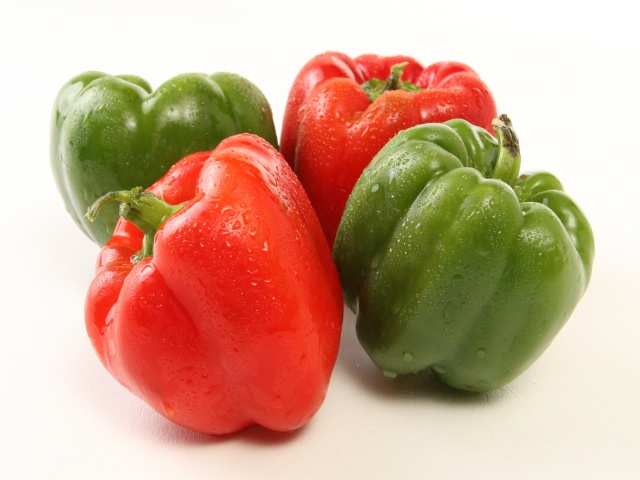
#> input picture pynq_dpu/edge/notebooks/img/bellpeppe-994958.JPEG, 640 x 480 px; its folder holds only this picture in this run
$ jupyter execute --allow-errors dpu_resnet50.ipynb   (shell and % lines are left out)
#> lines starting #> are read from the running program, lines starting #| are printed output that depends on the picture
#> call 2 of run, with image_index = 0, display = False
# DPU example: Resnet50
----

## Aim/s
* This notebooks shows an example of DPU applications. The application,as well as the DPU IP, is pulled from the official
[Vitis AI Github Repository](https://github.com/Xilinx/Vitis-AI).

## References
* [Vitis AI Github Repository](https://www.xilinx.com/products/design-tools/vitis/vitis-ai.html).

## Last revised
* Mar 3, 2021
    * Initial revision
----

## 1. Prepare the overlay
We will download the overlay onto the board.

The `load_model()` method will automatically prepare the `graph`
which is used by VART.

[cell 1]
from pynq_dpu import DpuOverlay
#> (the rest of this cell did not finish here and is left out)

<div class="alert alert-heading alert-info">
Starting from Vitis AI 1.3, xmodel files will be used as the models
instead of elf files.
</div>

## 2. Utility functions

In this section, we will prepare a few functions for later use.

[cell 2]
import os
import time
import numpy as np
import cv2
import matplotlib.pyplot as plt

Let's first define a few useful preprocessing functions. These functions
will make sure the DPU can take input images with arbitrary sizes.

[cell 3]
_R_MEAN = 123.68
_G_MEAN = 116.78
_B_MEAN = 103.94

MEANS = [_B_MEAN,_G_MEAN,_R_MEAN]

def resize_shortest_edge(image, size):
#> called with size = 256
    H, W = image.shape[:2]
#> H = 480; W = 640
    if H >= W:
        nW = size
        nH = int(float(H)/W * size)
    else:
        nH = size
        nW = int(float(W)/H * size)
#> nW = 341
    return cv2.resize(image,(nW,nH))

def mean_image_subtraction(image, means):
    B, G, R = cv2.split(image)
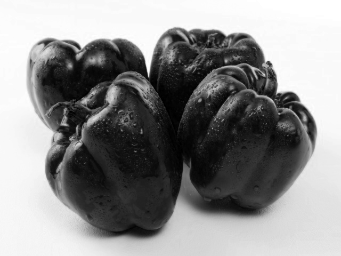
#> B: shape (256, 341); min 0, max 255, mean 141.7
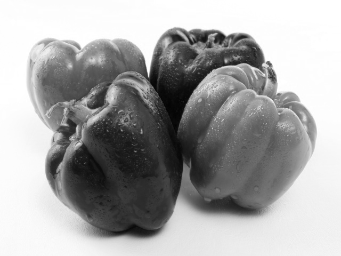
#> G: shape (256, 341); min 3, max 255, mean 167
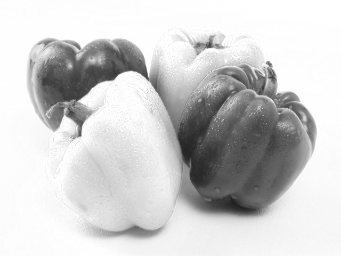
#> R: shape (256, 341); min 31, max 255, mean 205.9
    B = B - means[0]
    G = G - means[1]
    R = R - means[2]
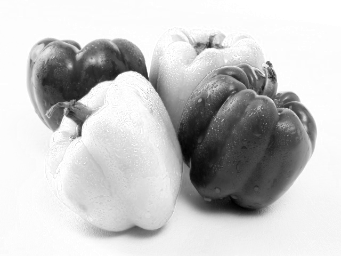
#> R: shape (256, 341) float64; min -92.68, max 131.3, mean 82.3; drawn with min black and max white
    image = cv2.merge([R, G, B])
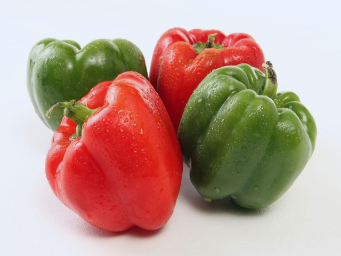
#> image: shape (256, 341, 3) float64; mean R, G, B 82.3, 50.2, 37.8; drawn with min black and max white
    return image

def BGR2RGB(image):
    B, G, R = cv2.split(image)
    image = cv2.merge([R, G, B])
    return image

def central_crop(image, crop_height, crop_width):
#> called with crop_height = 224, crop_width = 224
    image_height = image.shape[0]
#> image_height = 256
    image_width = image.shape[1]
#> image_width = 341
    offset_height = (image_height - crop_height) // 2
#> offset_height = 16
    offset_width = (image_width - crop_width) // 2
#> offset_width = 58
    return image[offset_height:offset_height + crop_height, offset_width:
                 offset_width + crop_width, :]
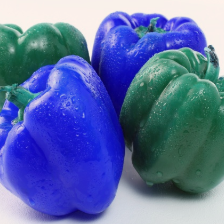
#> returned value: shape (224, 224, 3) float64; mean of channels 0, 1, 2 59, 0.7, -19.4; drawn with min black and max white

def normalize(image):
    image=image/256.0
    image=image-0.5
    image=image*2
    return image

def preprocess_fn(image, crop_height = 224, crop_width = 224):
    image = resize_shortest_edge(image, 256)
    image = mean_image_subtraction(image, MEANS)
    image = central_crop(image, crop_height, crop_width)
    return image

We will also define a few functions to calculate softmax and provide
the output class after running a DPU task.

[cell 4]
def calculate_softmax(data):
    result = np.exp(data)
    return result

def predict_label(softmax):
    with open("img/words.txt", "r") as f:
        lines = f.readlines()
    return lines[np.argmax(softmax)-1]

Keep in mind that our original images are 640x480 so we need to preprocess them
later to make sure it fits our model.

[cell 5]
image_folder = 'img'
original_images = [i for i in os.listdir(image_folder) if i.endswith("JPEG")]
total_images = len(original_images)

## 3. Use VART
Now we should be able to use VART to do image classification.

#> (a cell that did not finish here is left out)

We can define a few buffers to store input and output data. They will be reused
during multiple runs.

#> (a cell that did not finish here is left out)

Remember that we have a list of `original_images`.
We can now define a new function `run()` which takes the image index as
the input, and calculate the softmax as the classification result.
With the argument `display` set to `True`, the original image as well as the
predicted label can be rendered.

It is obvious that the range of `image_index` should be [0, `total_images`-1].

[cell 8]
def run(image_index, display=False):
    preprocessed = preprocess_fn(cv2.imread(
        os.path.join(image_folder, original_images[image_index])))
    image[0,...] = preprocessed.reshape(shapeIn[1:])
    job_id = dpu.execute_async(input_data, output_data)
    dpu.wait(job_id)
    temp = [j.reshape(1, outputSize) for j in output_data]
    softmax = calculate_softmax(temp[0][0])
    if display:
        display_image = cv2.imread(os.path.join(
            image_folder, original_images[image_index]))
        _, ax = plt.subplots(1)
        _ = ax.imshow(cv2.cvtColor(display_image, cv2.COLOR_BGR2RGB))
        print("Classification: {}".format(predict_label(softmax)))

$ run again, on pynq_dpu/edge/notebooks/img/irishterrier-696543.JPEG
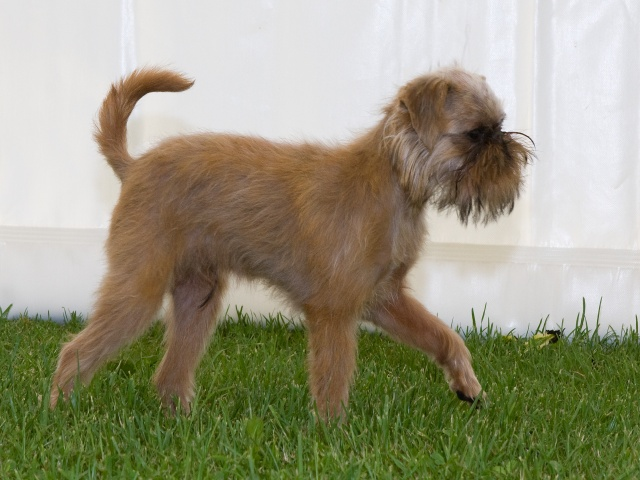
#> input picture pynq_dpu/edge/notebooks/img/irishterrier-696543.JPEG, 640 x 480 px
#> H = 480; W = 640
#> nW = 341
#> in mean_image_subtraction, `B, G, R = cv2.split(image)`:
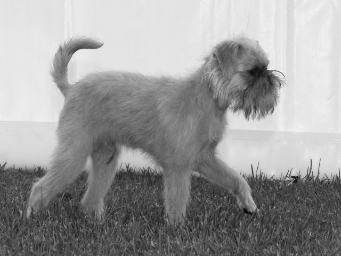
#> R: shape (256, 341); min 7, max 244, mean 153.5
#> in central_crop, `return image[offset_height:offset_height + crop_height, offset_width: ..`:
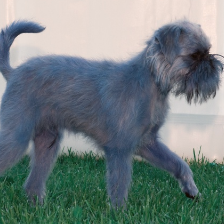
#> returned value: shape (224, 224, 3) float64; mean of channels 0, 1, 2 15.3, 13.8, 0.8; drawn with min black and max white
